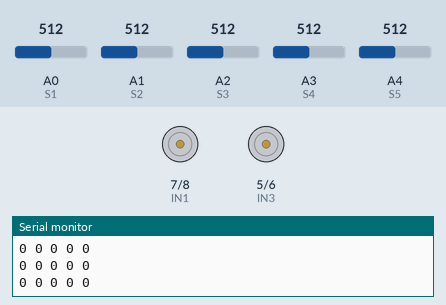
Recording of a sketch running on a simulated Arduino Uno, built with avr-gcc and run on an emulated ATmega328P. Parts: motor-driver pin pairs drawn as motors (green arrow = first pin HIGH = forward, orange = second pin HIGH = backward, longer = more drive, scaled by the enable pin), the last lines printed to the serial monitor. Inputs (shaded band) come from the test bench; at power-on: A0 (S1) = 512, A2 (S3) = 512, A3 (S4) = 512, A1 (S2) = 512, A4 (S5) = 512.

Above: at 1.2 s.
1.3 s: A0 (S1) set to 482
At 2.2 s:
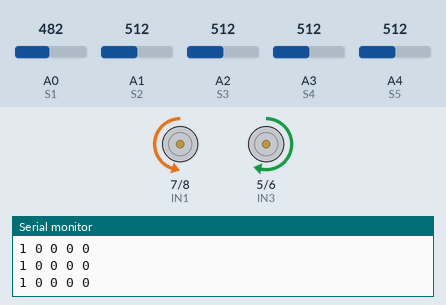
2.8 s: A0 (S1) set to 510
At 3.2 s:
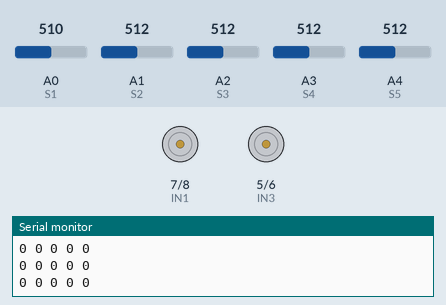
4.3 s: A2 (S3) set to 484
At 5.5 s:
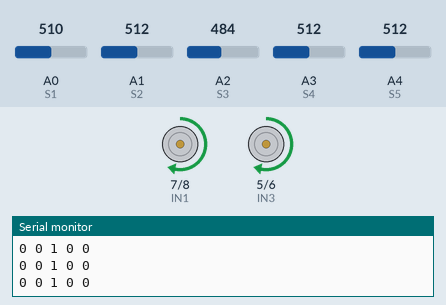
5.8 s: A3 (S4) set to 489
At 6.6 s:
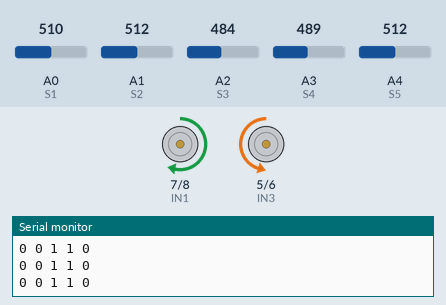
7.3 s: A3 (S4) set to 510
At 8.2 s:
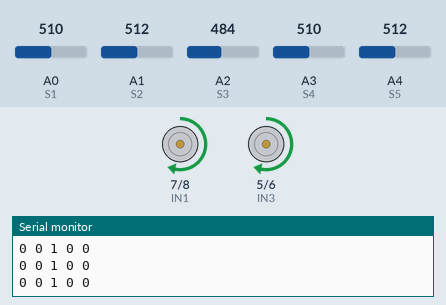
10.3 s: A2 (S3) set to 510
At 11.5 s:
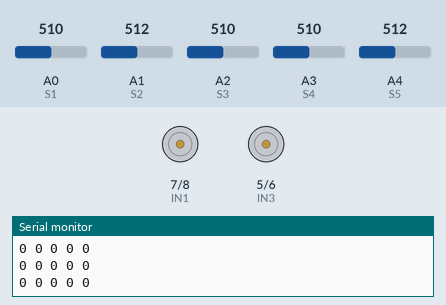
Timing chart, 0 to 12.8 s (numbered marks = the images above; inputs shaded):
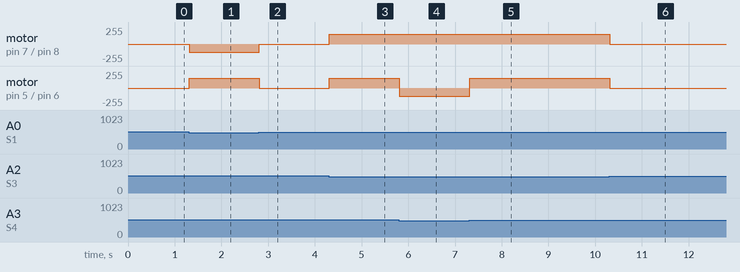

Measured:
- the behaviour switches between 500 and 499 on A0 (S1) (found by bisection; images 0 and 1)
- the behaviour switches between 500 and 499 on A2 (S3) (found by bisection; images 2 and 3)
- the behaviour switches between 500 and 499 on A3 (S4) (found by bisection; images 3 and 4)
- after the input at 1.3 s, motor on pin 7 (IN1) / pin 8 (IN2): stopped → backward 120/255 at once; motor on pin 5 (IN3) / pin 6 (IN4): stopped → forward 150/255 at once
- after the input at 2.8 s, motor on pin 7 (IN1) / pin 8 (IN2): backward 120/255 → stopped at once; motor on pin 5 (IN3) / pin 6 (IN4): forward 150/255 → stopped at once
- after the input at 4.3 s, motor on pin 7 (IN1) / pin 8 (IN2), motor on pin 5 (IN3) / pin 6 (IN4): stopped → forward 150/255 at once
- after the input at 5.8 s, motor on pin 5 (IN3) / pin 6 (IN4): forward 150/255 → backward 120/255 at once
- after the input at 7.3 s, motor on pin 5 (IN3) / pin 6 (IN4): backward 120/255 → forward 150/255 at once
- after the input at 10.3 s, motor on pin 7 (IN1) / pin 8 (IN2), motor on pin 5 (IN3) / pin 6 (IN4): forward 150/255 → stopped at once

The sketch:

line_following_robot.ino
```cpp
// Motor Pins
#define ENA 9
#define ENB 10
#define IN1 7
#define IN2 8
#define IN3 5
#define IN4 6

// Sensor Pins
#define S1 A0
#define S2 A1
#define S3 A2
#define S4 A3
#define S5 A4

// Threshold for black/white detection
int threshold = 500; // You might need to calibrate this

void setup() {
  // Motor setup
  pinMode(ENA, OUTPUT);
  pinMode(ENB, OUTPUT);
  pinMode(IN1, OUTPUT);
  pinMode(IN2, OUTPUT);
  pinMode(IN3, OUTPUT);
  pinMode(IN4, OUTPUT);

  // Sensor setup
  pinMode(S1, INPUT);
  pinMode(S2, INPUT);
  pinMode(S3, INPUT);
  pinMode(S4, INPUT);
  pinMode(S5, INPUT);

  Serial.begin(9600);
}

void loop() {
  // Read sensor values
  int s1 = analogRead(S1);
  int s2 = analogRead(S2);
  int s3 = analogRead(S3);
  int s4 = analogRead(S4);
  int s5 = analogRead(S5);

  // Convert to digital (black = LOW, white = HIGH)
  bool s1Black = s1 < threshold;
  bool s2Black = s2 < threshold;
  bool s3Black = s3 < threshold;
  bool s4Black = s4 < threshold;
  bool s5Black = s5 < threshold;

  // Debug
  Serial.print(s1Black); Serial.print(" ");
  Serial.print(s2Black); Serial.print(" ");
  Serial.print(s3Black); Serial.print(" ");
  Serial.print(s4Black); Serial.print(" ");
  Serial.println(s5Black);

  // Movement logic
  if (s3Black && !s1Black && !s2Black && !s4Black && !s5Black) {
    // Centered - go straight
    moveForward();
  }
  else if (s2Black || s1Black) {
    // Turn left
    turnLeft();
  }
  else if (s4Black || s5Black) {
    // Turn right
    turnRight();
  }
  else {
    // Lost - stop or search
    stopMotors();
  }

  delay(10);
}

// Movement functions
void moveForward() {
  digitalWrite(IN1, HIGH);
  digitalWrite(IN2, LOW);
  digitalWrite(IN3, HIGH);
  digitalWrite(IN4, LOW);
  analogWrite(ENA, 150);
  analogWrite(ENB, 150);
}

void turnLeft() {
  digitalWrite(IN1, LOW);
  digitalWrite(IN2, HIGH); // Left motor backward
  digitalWrite(IN3, HIGH);
  digitalWrite(IN4, LOW);  // Right motor forward
  analogWrite(ENA, 120);
  analogWrite(ENB, 150);
}

void turnRight() {
  digitalWrite(IN1, HIGH);
  digitalWrite(IN2, LOW);  // Left motor forward
  digitalWrite(IN3, LOW);
  digitalWrite(IN4, HIGH); // Right motor backward
  analogWrite(ENA, 150);
  analogWrite(ENB, 120);
}

void stopMotors() {
  digitalWrite(IN1, LOW);
  digitalWrite(IN2, LOW);
  digitalWrite(IN3, LOW);
  digitalWrite(IN4, LOW);
}
```
